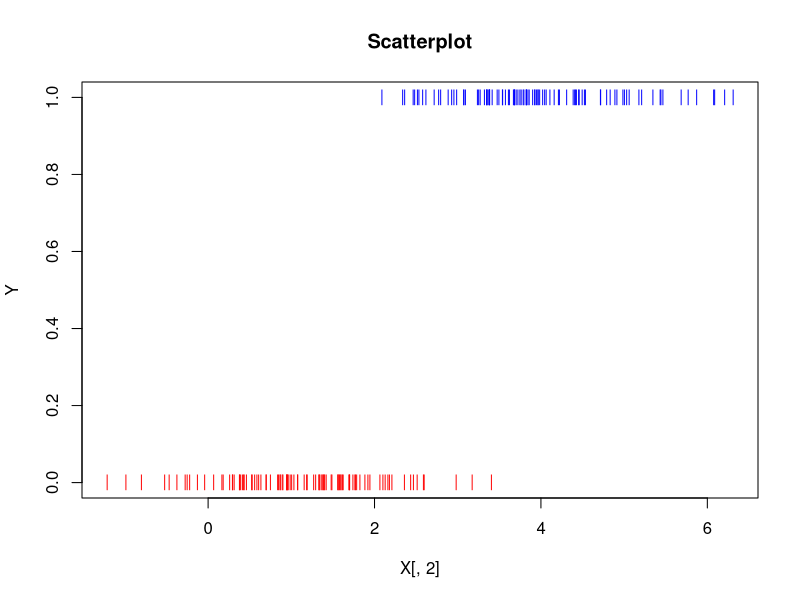
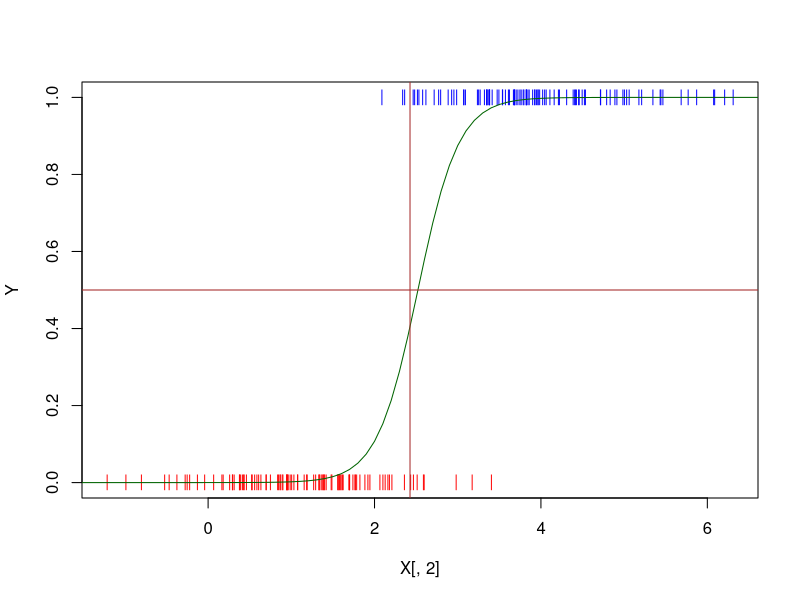

These figures' R source, in order:
## ---- chunk 1
knitr::opts_chunk$set(echo = TRUE)
## ---- chunk 2
#Predictor variables
set.seed(1)
X <- cbind(1,c(rnorm(100, 1, 1), rnorm(100,4,1)))


#Response variable
Y <- matrix(data=c(rep(0,100), rep(1,100)))
## ---- chunk 3
color=c(rep("red", 100),rep("blue", 100))
plot(X[,2],Y, pch='|', col=color, main = "Scatterplot")
## ---- chunk 4
#Sigmoid function
sigmoid <- function(z)
{
  g <- 1/(1+exp(-z))
  return(g)
}
## ---- chunk 5
#Cost Function
cost <- function(theta)
{
  m <- nrow(X)
  g <- sigmoid(X%*%theta)
  J <- (1/m)*sum((-Y*log(g)) - ((1-Y)*log(1-g)))
  return(J)
}
## ---- chunk 6
#Intial theta
initial_theta <- rep(0,ncol(X))

# initalize theta vector
theta<- c(0,0)

# Number of the observations
m <- nrow(X)


#Cost at inital theta
cost(initial_theta)
## ---- chunk 7
# Derive theta using gradient descent using optim function
theta_optim <- optim(par=initial_theta,fn=cost)


## ---- chunk 8

#set beta
coef <- theta_optim$par
print(coef)

#cost at optimal value of the theta
theta_optim$value

## ---- chunk 9
mean(X[1:100,2])
## ---- chunk 10
mean(X[101:200,2])
## ---- chunk 11
### plot ###
color=c(rep("red", 100),rep("blue", 100))
plot(X[,2],Y, pch='|', col=color)

### prediction  ###
xmat=cbind(1, seq(-3, 7, by=0.1))

### the  odds prediction ###
pred_odds<-xmat%*%coef

### The prediction ###
pred=exp(pred_odds)/(1+exp(pred_odds))


### The prediction line ###
lines(xmat[,2], pred, col="darkgreen")

## the vertical line is
abline(v=(mean(X[101:200,2])-mean(X[1:100,2]))/2+1, col="brown") 

## The horizontial line is
abline(h=0.5, col="brown")

